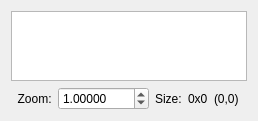
<?xml version="1.0" encoding="UTF-8"?>
<ui version="4.0">
 <class>PreviewWidget</class>
 <widget class="QWidget" name="PreviewWidget">
  <property name="geometry">
   <rect>
    <x>0</x>
    <y>0</y>
    <width>258</width>
    <height>117</height>
   </rect>
  </property>
  <property name="windowTitle">
   <string>PreviewWidget</string>
  </property>
  <layout class="QVBoxLayout" name="verticalLayout">
   <item>
    <widget class="QGraphicsView" name="graphicsView">
     <property name="mouseTracking">
      <bool>true</bool>
     </property>
     <property name="dragMode">
      <enum>QGraphicsView::ScrollHandDrag</enum>
     </property>
     <property name="transformationAnchor">
      <enum>QGraphicsView::AnchorUnderMouse</enum>
     </property>
     <property name="resizeAnchor">
      <enum>QGraphicsView::AnchorUnderMouse</enum>
     </property>
    </widget>
   </item>
   <item>
    <layout class="QHBoxLayout" name="horizontalLayout_2">
     <item>
      <widget class="QLabel" name="label_10">
       <property name="text">
        <string>  Zoom:</string>
       </property>
      </widget>
     </item>
     <item>
      <widget class="QDoubleSpinBox" name="sbZoom">
       <property name="decimals">
        <number>5</number>
       </property>
       <property name="maximum">
        <double>1000.000000000000000</double>
       </property>
       <property name="value">
        <double>1.000000000000000</double>
       </property>
      </widget>
     </item>
     <item>
      <widget class="QLabel" name="label_11">
       <property name="text">
        <string>Size:</string>
       </property>
      </widget>
     </item>
     <item>
      <widget class="QLabel" name="lbSize">
       <property name="text">
        <string>0x0</string>
       </property>
      </widget>
     </item>
     <item>
      <widget class="QLabel" name="lbPos">
       <property name="text">
        <string>(0,0)</string>
       </property>
      </widget>
     </item>
     <item>
      <spacer name="horizontalSpacer_2">
       <property name="orientation">
        <enum>Qt::Horizontal</enum>
       </property>
       <property name="sizeHint" stdset="0">
        <size>
         <width>40</width>
         <height>20</height>
        </size>
       </property>
      </spacer>
     </item>
    </layout>
   </item>
  </layout>
 </widget>
 <layoutdefault spacing="6" margin="11"/>
 <resources/>
 <connections/>
</ui>
